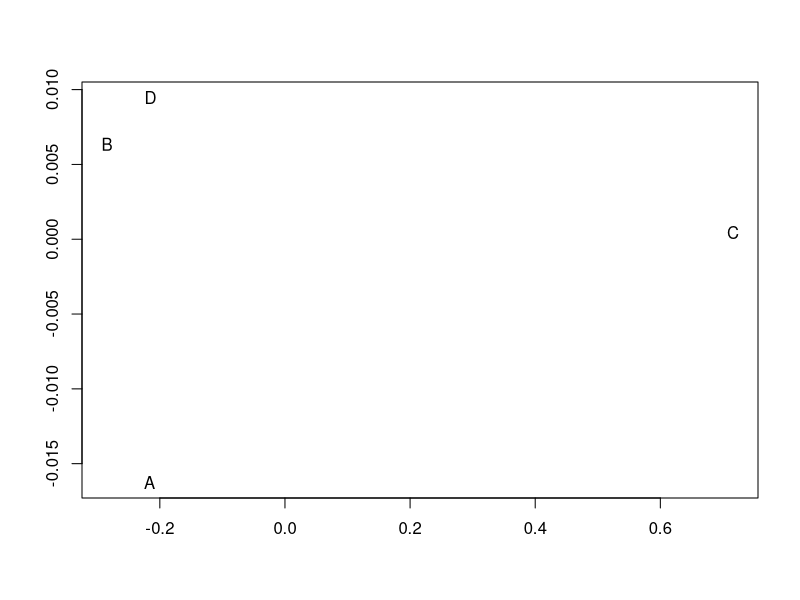
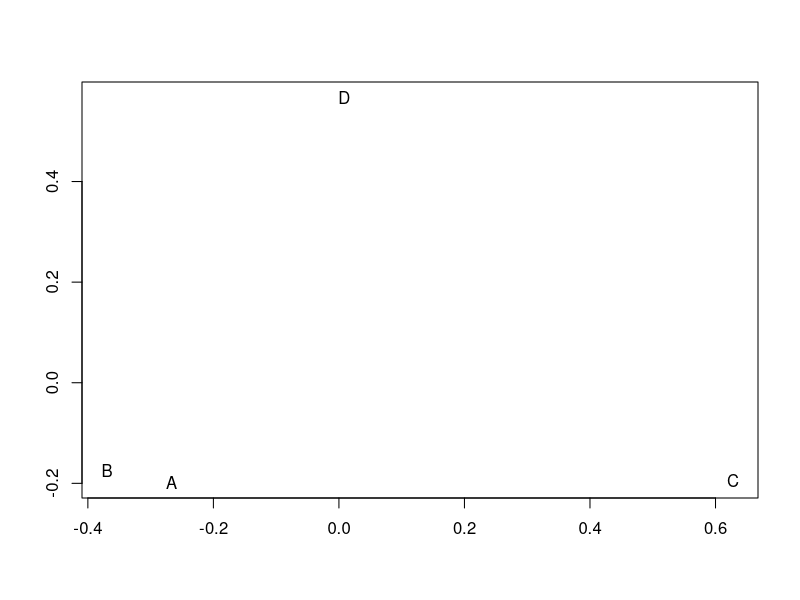
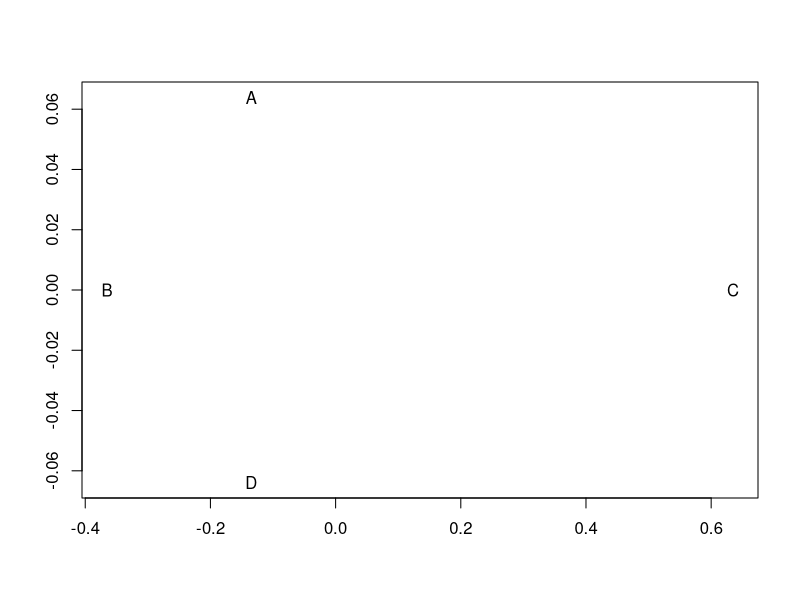

The R source for these figures, in order:
# http://cse.fra.affrc.go.jp/okamura/program/vegan/
# Rパッケージveganを利用した類似度の計算

	# 必要なパッケージの呼び出し
	library(MASS)
	library(vegan)

	# 類似度の計算

	# 例データをtestdataに入力
	#testdata <- matrix(c(100,150,0,10,80,100,0,8,60,50,0,6,40,0,50,4,20,0,100,2,0,0,150,0),nrow=4,ncol=6)
    testdata <- matrix(c(100,150,0,10,90,100,0,9,80,50,0,8,20,0,50,2,10,0,100,1,0,0,150,0),nrow=4,ncol=6)
    testdata
	rownames(testdata) <- c("A","B","C","D")
	colnames(testdata) <- paste("S",1:6,sep="")

    write.table(testdata, file="~/testdata.txt", sep = "\t", quote=F, row.names=TRUE, col.names=TRUE)

	# Bray-Curtis指数
	vegdist(testdata, method="bray")

	# Morisita指数
	vegdist(testdata, method="morisita")

	# Horn指数
	vegdist(testdata, method="horn")

	# Jaccard指数
	testdata2 <- decostand(testdata,"pa")
    testdata2
	vegdist(testdata2,method="jaccard")
	vegdist(testdata,method="jaccard",binary=T)

	# Sorensen指数
	designdist(testdata, method="(A+B-2*J)/(A+B)", terms="binary")

	# 個体数データのためのJaccard・Sorensen指数

	jac.abund <- function(x, method="jaccard"){
	 nI <- nrow(x)

	 N <- rowSums(x)
	 y <- x/N

	 res <- matrix(0,nrow=nI,ncol=nI)

	 for (i in 1:(nI-1)){
	  for (j in (i+1):nI){
	    U <- sum((y[i,]*y[j,]>0)*y[i,])
	    V <- sum((y[i,]*y[j,]>0)*y[j,])
	    if (method=="jaccard") res[j,i] <- 1-ifelse(U*V>0, U*V/(U+V-U*V), 0)
	    if (method=="sorensen") res[j,i] <- 1-ifelse(U*V>0, 2*U*V/(U+V), 0)
	 }
	}

	 rownames(res) <- colnames(res) <- rownames(x)
	 as.dist(res)
	}

	jac.abund(testdata,method="jaccard")
	jac.abund(testdata,method="sorensen")

	# Chao指数
	vegdist(testdata,method="chao")

	# 多次元尺度法(MDS, NMDS)

	# Morisita指数によるMDS
	moridist <- vegdist(testdata, "morisita")
	morimds <- cmdscale(moridist, k = 2)
	plot(morimds, type="n", xlab=" ", ylab=" ")
	text(morimds,dimnames(testdata)[[1]])

	# Bray-Curtis指数によるNMDS
	bcdist <- vegdist(testdata, "bray")
	bcmds <- isoMDS(bcdist, k = 2) 
	plot(bcmds$points, type="n", xlab=" ", ylab=" ")
	text(bcmds$points,dimnames(testdata)[[1]])

	# Chao指数によるNMDS (類似度0を小さな正数で置き換えている)
	chmds <- metaMDS(testdata, dist="chao", k = 2, zerodist="add") 
	plot(chmds$points, type="n", xlab=" ", ylab=" ") 
	text(chmds$points,dimnames(testdata)[[1]])

	# 類似度指数の検定

	# データをenv1に入力
	env1 <- matrix(c(0,0.15,0.86,0.05,0.15,0,0.97,0.02,0.86,0.97,0,0.94,0.05,0.02,0.94,0),nrow=4,ncol=4) 
	env2 <- env1[c(3,2,4,1),c(3,2,4,1)]

	# Mantel test
	env1 <- as.dist(env1)
	env2 <- as.dist(env2)
	chao1 <- vegdist(testdata,method="chao")
	cor(as.numeric(chao1),as.numeric(env1))
	cor(as.numeric(chao1),as.numeric(env2))
	mantel(chao1,env1)
	mantel(chao1,env2)

	# ANOSIM
	anosim(chao1,c(1,1,2,2))

	# NPMANOVA (PERMANOVA)
	X1 <- c(1,1,2,2)
	X2 <- c(1,2,2,3)
	adonis(testdata~X1,method="chao")
	adonis(testdata~X1+X2,method="chao")
